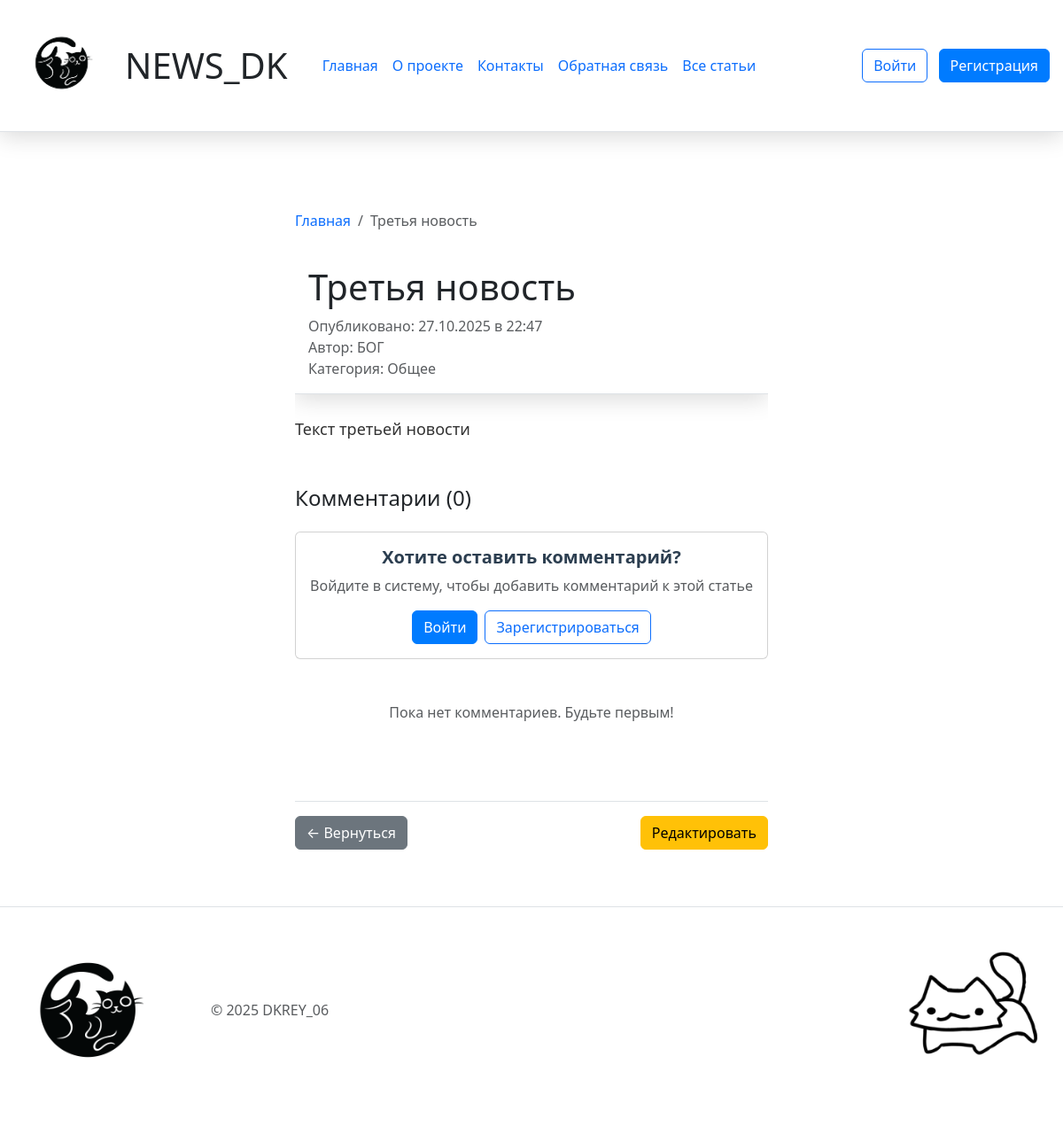
Before: /news/3 with the older database file.
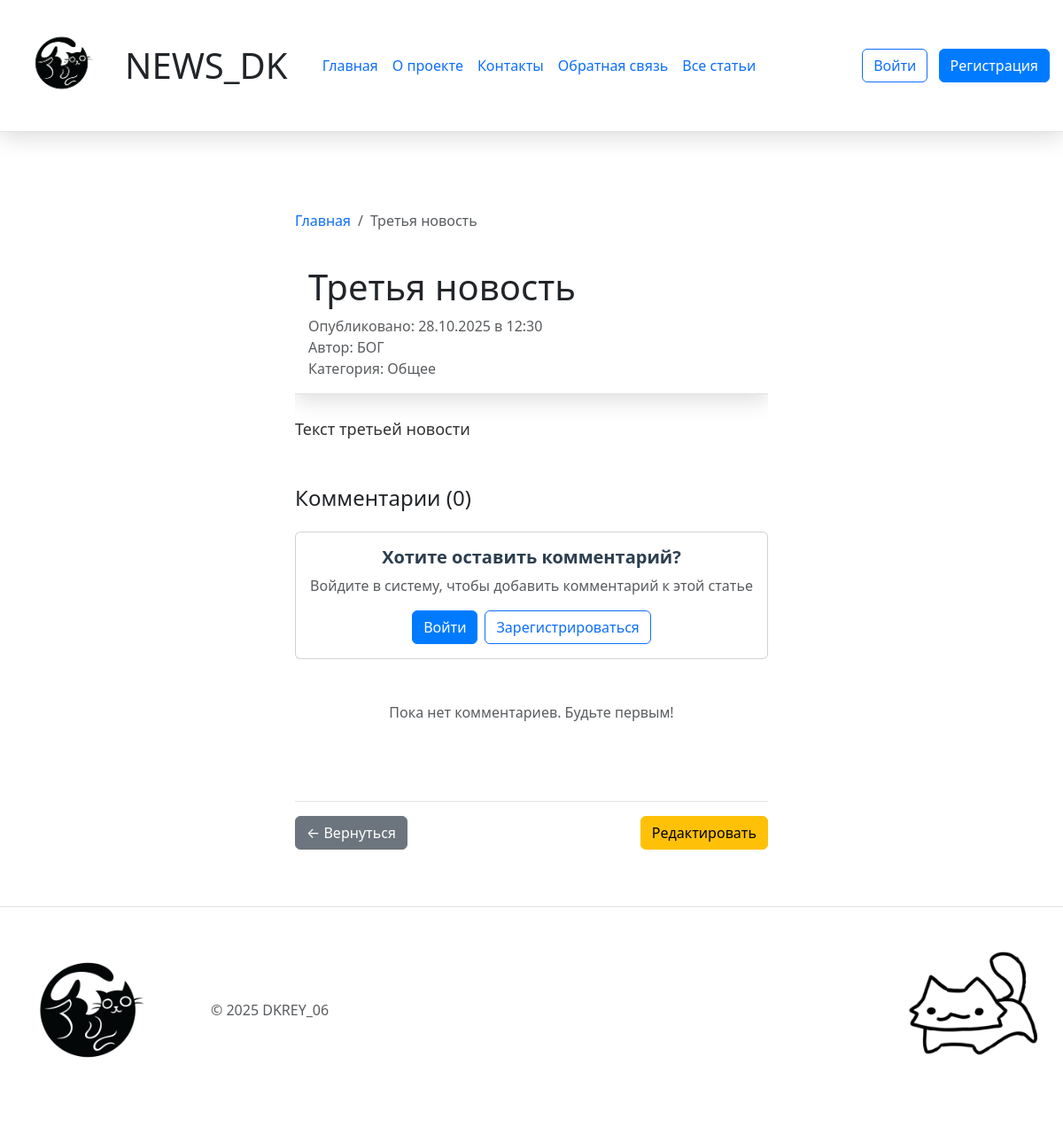
After: the same page with the newer database file.
### 3.UPG_News_Blog_DK/models.py (models this page shows, shortened)
class Article(db.Model):
    __tablename__ = 'article'
    id = db.Column(db.Integer, primary_key=True)
    title = db.Column(db.String(200), nullable=False)
    text = db.Column(db.Text, nullable=False)
    created_date = db.Column(db.DateTime, default=datetime.now)
    user_id = db.Column(db.Integer, db.ForeignKey('user.id'), nullable=False)
    category = db.Column(db.String(50), nullable=False, default='general')
    comments = db.relationship('Comment', backref='article', lazy=True, cascade='all, delete-orphan')

class User(db.Model, UserMixin):
    __tablename__ = 'user'
    id = db.Column(db.Integer, primary_key=True)
    name = db.Column(db.String(100), nullable=False)
    email = db.Column(db.String(100), nullable=False, unique=True)
    hashed_password = db.Column(db.String(200), nullable=False)
    created_date = db.Column(db.DateTime, default=datetime.now)
    articles = db.relationship('Article', backref='author', lazy=True)

### 3.UPG_News_Blog_DK/app.py (the view)
@app.route('/news/<int:id>')
def news(id):
    article = Article.query.get_or_404(id)
    comments = Comment.query.filter_by(article_id=id).order_by(Comment.date.desc()).all()
    article_data = {
        'id': article.id,
        'title': article.title,
        'date': article.created_date,
        'preview': article.text[:100] + '...' if len(article.text) > 100 else article.text,
        'content': article.text,
        'author': article.author.name,
        'category': article.category
    }
    return render_template('news_detail.html', article=article_data, comments=comments)

### 3.UPG_News_Blog_DK/app.py (called while the page is built)
def get_categories():
    categories = db.session.query(Article.category).distinct().all()
    return [category[0] for category in categories]

@app.context_processor
def inject_today():
    return {'today': datetime.now().date()}

@app.context_processor
def inject_categories():
    categories = get_categories()
    return {'categories': categories}

@app.context_processor
def inject_current_user():
    return {'current_user': current_user}

### 3.UPG_News_Blog_DK/templates/news_detail.html (shortened to what this page needs)
{% extends 'base.html' %}
{% block content %}
<div class="container mt-4">
	<nav aria-label="breadcrumb" class="mb-4">
		<ol class="breadcrumb">
			<li class="breadcrumb-item"><a href="{{ url_for('index') }}" class="text-decoration-none">Главная</a></li>
			<li class="breadcrumb-item active">{{ article.title }}</li>
		</ol>
	</nav>
	<article class="news-detail">
		<header class="mb-4 pb-3 border-bottom">
			<div class="d-flex justify-content-between align-items-start">
				<h1 class="display-6 mb-2">{{ article.title }}</h1>
			</div>
			<p class="text-muted mb-0">
				 Опубликовано: {{ article.date.strftime('%d.%m.%Y в %H:%M') }}
			</p>
			{% if article.author %}
			<p class="text-muted mb-0">Автор: {{ article.author }}</p>
			{% endif %}
			{% if article.category %}
			<p class="text-muted mb-0">Категория: {{ article.category }}</p>
			{% endif %}
		</header>
		<div class="article-content mb-5">
			<p class="lead">{{ article.content }}</p>
		</div>
		<div class="comments-section mt-5">
			<h4 class="mb-4">Комментарии ({{ comments|length }})</h4>
			{% if current_user.is_authenticated %}
			<div class="card mb-4">
				<div class="card-body">
					<h5 class="card-title">Добавить комментарий</h5>
					<p class="text-muted small">Вы вошли как: <strong>{{ current_user.name }}</strong></p>
					<form method="POST" action="{{ url_for('add_comment', article_id=article.id) }}">
						<div class="mb-3">
							<label class="form-label">Текст комментария:</label>
							<textarea class="form-control {% if errors and errors.comment_text %}is-invalid{% endif %}"
								name="comment_text" rows="4"
								placeholder="Введите ваш комментарий...">{{ comment_text if comment_text else '' }}</textarea>
							{% if errors and errors.comment_text %}
							<div class="invalid-feedback d-block">{{ errors.comment_text }}</div>
							{% endif %}
						</div>
						<button type="submit" class="btn btn-primary">Отправить комментарий</button>
					</form>
				</div>
			</div>
			{% else %}
			<div class="card mb-4">
				<div class="card-body text-center">
					<h5 class="card-title">Хотите оставить комментарий?</h5>
					<p class="text-muted">Войдите в систему, чтобы добавить комментарий к этой статье</p>
					<div class="d-flex gap-2 justify-content-center">
						<a href="{{ url_for('login', next=url_for('news', id=article.id)) }}" class="btn btn-primary">
							Войти
						</a>
						<a href="{{ url_for('register', next=url_for('news', id=article.id)) }}"
							class="btn btn-outline-primary">
							Зарегистрироваться
						</a>
					</div>
				</div>
			</div>
			{% endif %}
			{% if comments %}
			{% for comment in comments %}
			<div class="card mb-3">
				<div class="card-body">
					<div class="d-flex justify-content-between align-items-start mb-2">
						<h6 class="card-subtitle mb-1 text-primary">{{ comment.author_name }}</h6>
						<small class="text-muted">{{ comment.date.strftime('%d.%m.%Y в %H:%M') }}</small>
					</div>
					<p class="card-text">{{ comment.text }}</p>
				</div>
			</div>
			{% endfor %}
			{% else %}
			<div class="text-center py-4">
				<p class="text-muted">Пока нет комментариев. Будьте первым!</p>
			</div>
			{% endif %}
		</div>
		<div class="mt-5 pt-3 border-top d-flex justify-content-between">
			<a href="{{ url_for('index') }}" class="btn btn-secondary">
				← Вернуться
			</a>
			<div>
				<a href="{{ url_for('edit_article', id=article.id) }}" class="btn btn-warning">
					Редактировать
				</a>
			</div>
		</div>
	</article>
</div>
{% endblock %}

### 3.UPG_News_Blog_DK/templates/base.html (shortened to what this page needs)
<!DOCTYPE html>
<html lang="en">
<head>
	<link href="https://cdn.jsdelivr.net/npm/bootstrap@5.3.8/dist/css/bootstrap.min.css" rel="stylesheet"
>
	<link rel="stylesheet" href="{{url_for('static',filename='css/main.css')}}">
	<link rel="stylesheet" href="{{url_for('static',filename='css/index.css')}}">
	<link rel="stylesheet" href="{{url_for('static',filename='css/contact.css')}}">
	<link rel="stylesheet" href="{{url_for('static',filename='css/news_detail.css')}}">
</head>
<body>
	<div class="page">
		<header
			class="d-flex flex-wrap align-items-center justify-content-center justify-content-md-between py-3 mb-4 border-bottom">
			<div class="d-flex align-items-center">
				<div class="me-3">
					<a href="/" class="d-inline-flex link-body-emphasis text-decoration-none">
						<img class='header_img' src="{{url_for('static',filename='images/LogoCat.png')}}"
							alt="Logo_Cat">
					</a>
				</div>
				<div>
					<h1 class="mb-0">NEWS_DK</h1>
				</div>
			</div>
			<ul class="nav col-12 col-md-auto mb-2 justify-content-center mb-md-0">
				<li><a href="{{url_for('index')}}" class="nav-link px-2">Главная</a></li>
				<li><a href="{{url_for('about')}}" class="nav-link px-2">О проекте</a></li>
				<li><a href="{{url_for('contact')}}" class="nav-link px-2">Контакты</a></li>
				<li><a href="{{url_for('feedback')}}" class="nav-link px-2">Обратная связь</a></li>
				<li><a href="{{url_for('articles')}}" class="nav-link px-2">Все статьи</a></li>
			</ul>
			<div class="col-md-3 text-end">
				{% if current_user.is_authenticated %}
				<div class="d-flex align-items-center gap-2">
					<span class="text-muted">Привет, {{ current_user.name }}!</span>
					<a href="{{ url_for('create_article') }}" class="btn btn-outline-success btn-sm">Создать статью</a>
					<a href="{{ url_for('logout') }}" class="btn btn-outline-danger btn-sm">Выйти</a>
				</div>
				{% else %}
				<a href="{{ url_for('login') }}" class="btn btn-outline-primary me-2">Войти</a>
				<a href="{{ url_for('register') }}" class="btn btn-primary">Регистрация</a>
				{% endif %}
			</div>
		</header>
		<div class="content">
			{% block content %}{% endblock %}
		</div>
		<footer class="d-flex flex-wrap justify-content-between align-items-center py-3 my-4 border-top">
			<div class="col-md-4 d-flex align-items-center">
				<img class='footer1_img' src="{{url_for('static',filename='images/LogoCat.png')}}" alt="Logo_Cat">
				<a href="/" class="mb-3 me-2 mb-md-0 text-body-secondary text-decoration-none lh-1"
					aria-label="Bootstrap">
					<svg class="bi" width="30" height="24" aria-hidden="true">
						<use xlink:href="#bootstrap"></use>
					</svg>
				</a>
				<span class="mb-3 mb-md-0 text-body-secondary">© 2025 DKREY_06</span>
			</div>
			<ul class="nav col-md-4 justify-content-end list-unstyled d-flex">
				<li class="ms-3">
					<a class="text-body-secondary" href="#" aria-label="Instagram"><svg class="bi" width="24"
							height="24" aria-hidden="true">
							<use xlink:href="#instagram"></use>
						</svg></a>
				</li>
				<li class="ms-3">
					<a class="text-body-secondary" href="#" aria-label="Facebook"><svg class="bi" width="24"
							height="24">
							<use xlink:href="#facebook"></use>
						</svg></a>
				</li>
			</ul>
			<img class='footer2_img' src="{{url_for('static',filename='images/CatQ.jpg')}}" alt="Logo_Cat">
		</footer>
	</div>
</body>
</html>
</html>

### 3.UPG_News_Blog_DK/static/css/main.css (style rules this page uses)
body { background-color: white; }
header { position: sticky; top: 0; padding: 15px; z-index: 1000; background-color: white; -webkit-box-shadow: 0 5px 25px rgba(0, 0, 0, 0.15); box-shadow: 0 5px 25px rgba(0, 0, 0, 0.15); }
.header_img { max-width: 110px; }
.footer1_img { width: 50%; max-width: 200px; }
.footer2_img { margin-right: 25px; width: 50%; max-width: 150px; }
.page { display: flex; flex-direction: column; min-height: 100vh; }
.content { max-width: 100vh; margin: 0 auto; padding: 40px 20px; flex: 1 1 auto; }

### 3.UPG_News_Blog_DK/static/css/index.css (style rules this page uses)
.card-title { color: #2c3e50; font-weight: 600; }
.btn-primary { background-color: #007bff; border-color: #007bff; }

### 3.UPG_News_Blog_DK/static/css/news_detail.css (style rules this page uses)
.news-detail { max-width: 800px; margin: 0 auto; overflow-x: hidden; position: relative; z-index: 1; }
.article-content { font-size: 18px; line-height: 1.7; color: #333; }
.lead { font-size: 18px; font-weight: 400; }

Changed rows visible on the page:
changed Article "Третья новость": date "27.10.2025 в 22:47" → "28.10.2025 в 12:30"
